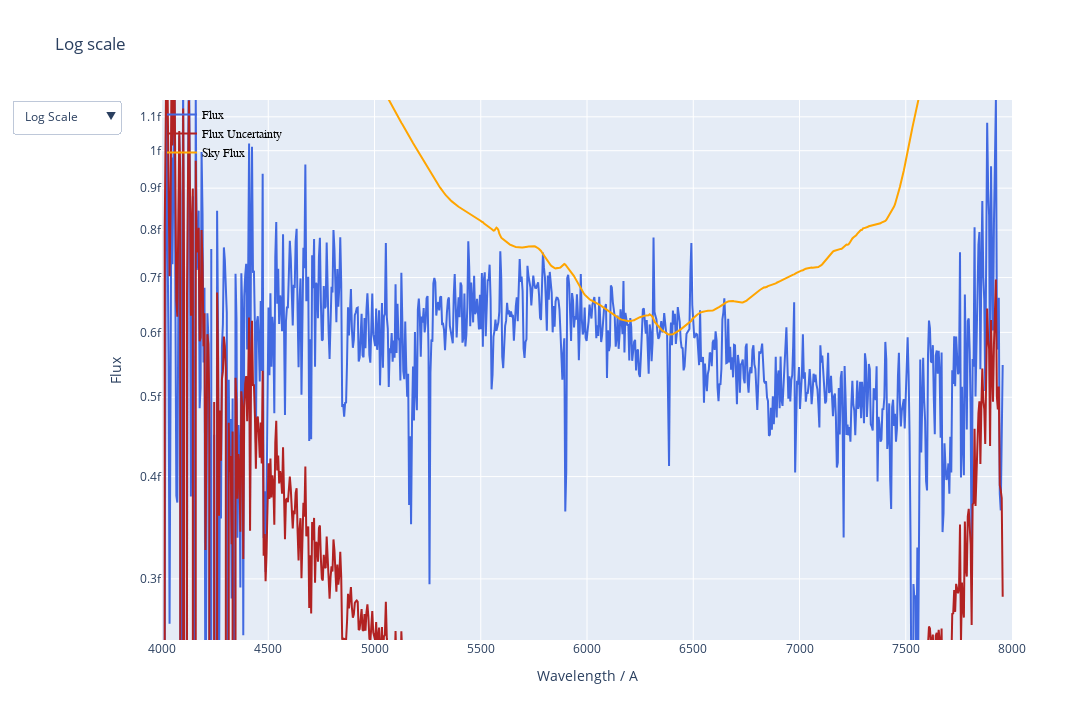
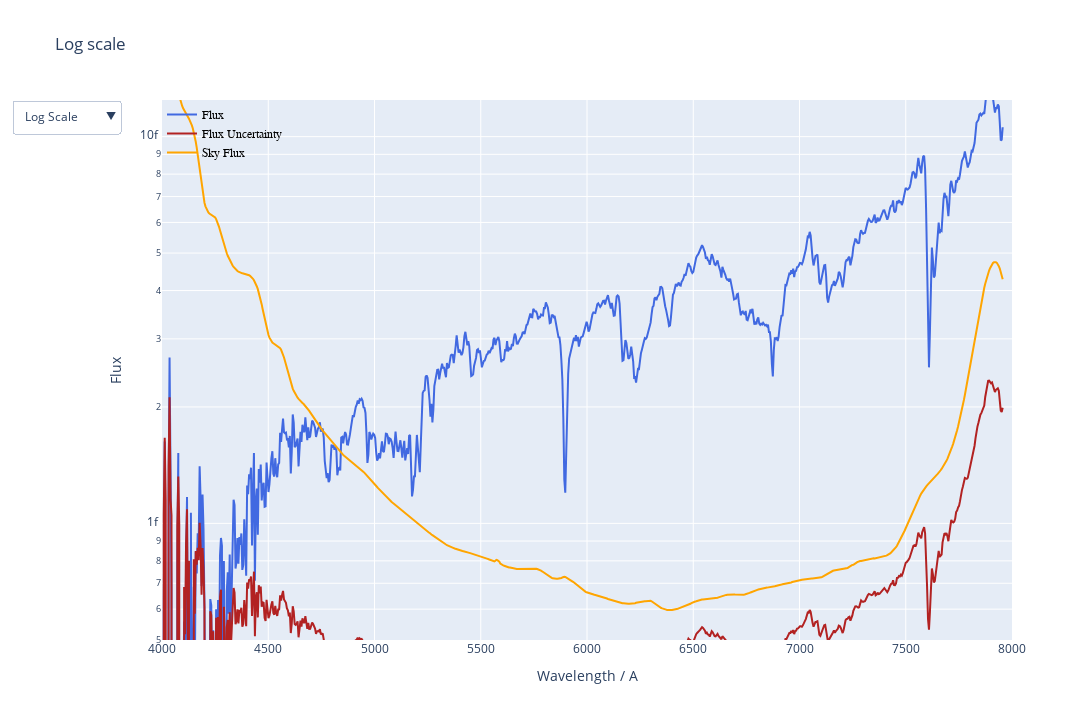

Notebook code cell kept with these figures, in order:
### Code cell
lhs6328_onedspec.inspect_reduced_spectrum(stype='science')

### Figure 1 — Plotly figure (JSON) as saved in the notebook; plotly's stock layout.template omitted (floating-point values rounded to 4 significant figures; data arrays with more than 128 entries replaced by an {"elided": "..."} marker saying what was removed)
{"data": [{"line": {"color": "royalblue"}, "name": "Flux", "type": "scatter", "x": {"elided": "1002 float values"}, "y": {"elided": "1002 float values"}}, {"line": {"color": "firebrick"}, "name": "Flux Uncertainty", "type": "scatter", "x": {"elided": "1002 float values"}, "y": {"elided": "1002 float values"}}, {"line": {"color": "orange"}, "name": "Sky Flux", "type": "scatter", "x": {"elided": "1002 float values"}, "y": {"elided": "1002 float values"}}], "layout": {"autosize": false, "height": 720, "hovermode": "closest", "legend": {"bgcolor": "rgba(0,0,0,0)", "font": {"color": "black", "family": "sans-serif", "size": 12}, "traceorder": "normal", "x": 0, "y": 1}, "showlegend": true, "title": {"text": "Log scale"}, "updatemenus": [{"active": 0, "buttons": [{"args": [{"visible": [true, true]}, {"title": "Log scale", "yaxis": {"type": "log"}}], "label": "Log Scale", "method": "update"}, {"args": [{"visible": [true, false]}, {"title": "Linear scale", "yaxis": {"type": "linear"}}], "label": "Linear Scale", "method": "update"}]}], "width": 1280, "xaxis": {"range": [4000, 8000], "title": {"text": "Wavelength / A"}}, "yaxis": {"range": [-15.6, -14.94], "title": {"text": "Flux"}, "type": "log"}}}

### Figure 2 — Plotly figure (JSON) as saved in the notebook; plotly's stock layout.template omitted (floating-point values rounded to 4 significant figures; data arrays with more than 128 entries replaced by an {"elided": "..."} marker saying what was removed)
{"data": [{"line": {"color": "royalblue"}, "name": "Flux", "type": "scatter", "x": {"elided": "1002 float values"}, "y": {"elided": "1002 float values"}}, {"line": {"color": "firebrick"}, "name": "Flux Uncertainty", "type": "scatter", "x": {"elided": "1002 float values"}, "y": {"elided": "1002 float values"}}, {"line": {"color": "orange"}, "name": "Sky Flux", "type": "scatter", "x": {"elided": "1002 float values"}, "y": {"elided": "1002 float values"}}], "layout": {"autosize": false, "height": 720, "hovermode": "closest", "legend": {"bgcolor": "rgba(0,0,0,0)", "font": {"color": "black", "family": "sans-serif", "size": 12}, "traceorder": "normal", "x": 0, "y": 1}, "showlegend": true, "title": {"text": "Log scale"}, "updatemenus": [{"active": 0, "buttons": [{"args": [{"visible": [true, true]}, {"title": "Log scale", "yaxis": {"type": "log"}}], "label": "Log Scale", "method": "update"}, {"args": [{"visible": [true, false]}, {"title": "Linear scale", "yaxis": {"type": "linear"}}], "label": "Linear Scale", "method": "update"}]}], "width": 1280, "xaxis": {"range": [4000, 8000], "title": {"text": "Wavelength / A"}}, "yaxis": {"range": [-15.3, -13.91], "title": {"text": "Flux"}, "type": "log"}}}
